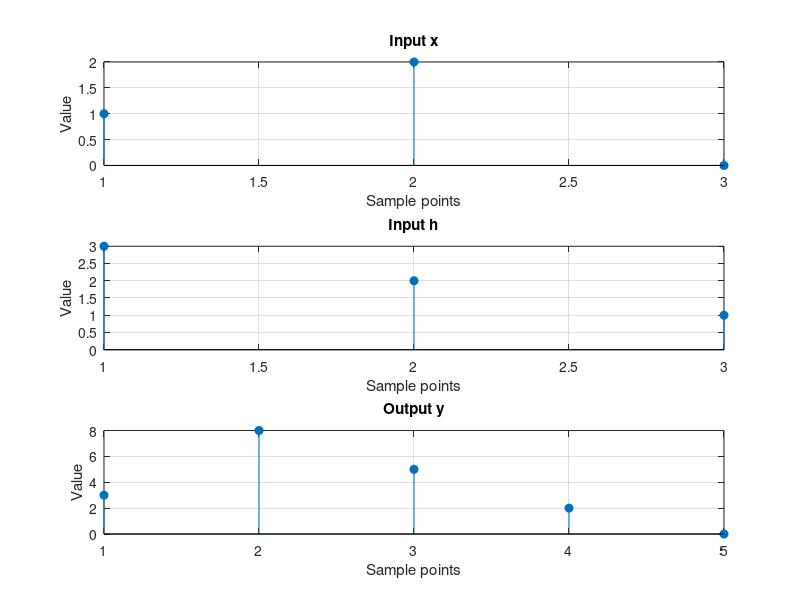

Here is the MATLAB script that generated this plot:
% 定義兩個向量 x 和 h
x = [1 2 0];
h = [3 2 1];

% x = [1 2 1];
% h = [3 2 1];

% x = [5 4 1];
% h = [2 1 1];

% 顯示輸入的向量 x 和 h
disp('輸入向量 x:');
disp(x);

disp('輸入向量 h:');
disp(h);

% 使用 conv 函數計算卷積
y = conv(x, h);

% 顯示卷積結果
disp('卷積結果 y:');
disp(y);

% 繪製 x, h 和卷積結果 y
figure;

% 第一個圖：顯示向量 x
subplot(3, 1, 1);
stem(x, 'filled');
title('Input x');
xlabel('Sample points');
ylabel('Value');
grid on;

% 第二個圖：顯示向量 h
subplot(3, 1, 2);
stem(h, 'filled');
title('Input h');
xlabel('Sample points');
ylabel('Value');
grid on;

% 第三個圖：顯示卷積結果 y
subplot(3, 1, 3);
stem(y, 'filled');
title('Output y');
xlabel('Sample points');
ylabel('Value');
grid on;
